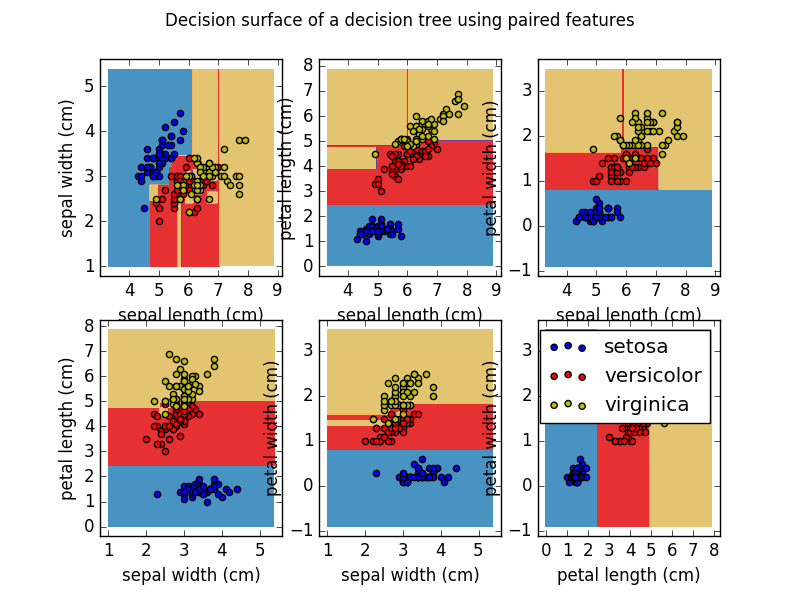

This chart was generated by the following Python code:
# Code Author: HangJie

import numpy as np
import matplotlib.pyplot as plt

from sklearn.datasets import load_iris
from sklearn.tree import DecisionTreeClassifier

# Parameters
n_class = 3
plot_colors = "bry"
plot_step = 0.02

# Load data
iris = load_iris()

for pairidx, pair in enumerate([[0,1],[0,2],[0,3],
                               [1,2],[1,3],[2,3]]):
    # We only take the two corresponding features
    X = iris.data[:,pair]
    y = iris.target

    # Train
    clf = DecisionTreeClassifier().fit(X,y)

    # plot the decision boundary
    plt.subplot(2,3,pairidx + 1)

    x_min, x_max = X[:,0].min() - 1, X[:,0].max() + 1
    y_min, y_max = X[:,1].min() - 1, X[:,1].max() + 1
    xx, yy = np.meshgrid(np.arange(x_min, x_max, plot_step),
                         np.arange(y_min, y_max, plot_step))

    Z = clf.predict(np.c_[xx.ravel(), yy.ravel()])
    Z = Z.reshape(xx.shape)
    cs = plt.contourf(xx, yy, Z, cmap=plt.cm.Paired)

    plt.xlabel(iris.feature_names[pair[0]])
    plt.ylabel(iris.feature_names[pair[1]])
    plt.axis("tight")

    # plop the training points
    for i, color in zip(range(n_class), plot_colors):
        idx = np.where(y == i)
        plt.scatter(X[idx, 0],X[idx, 1],c=color, label=iris.target_names[i],
                    cmap=plt.cm.Paired)
    plt.axis("tight")

plt.suptitle("Decision surface of a decision tree using paired features")
plt.legend()
plt.show()
